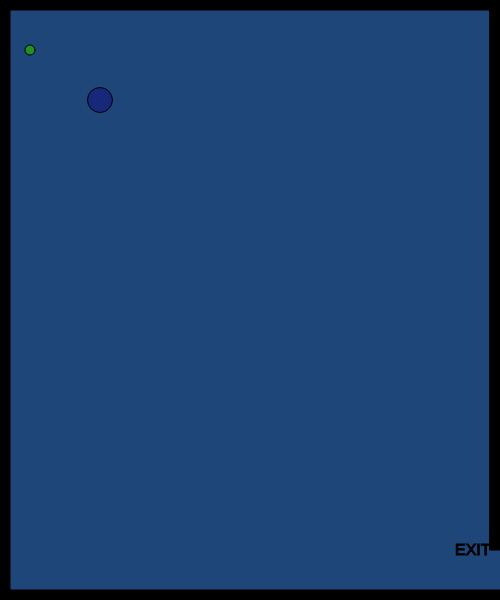
Frame 1 (no input)
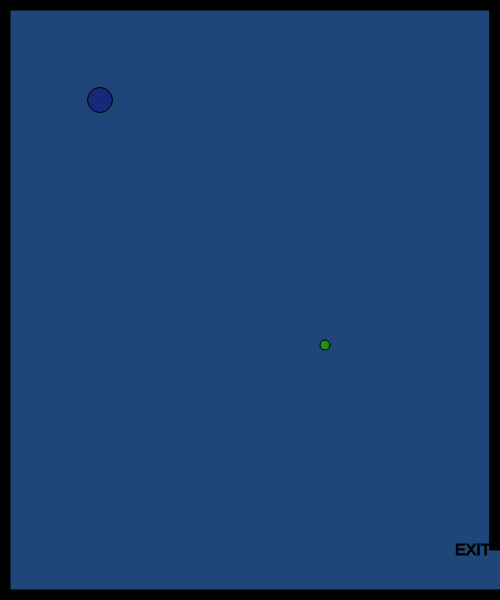
Frame 60 (no input)
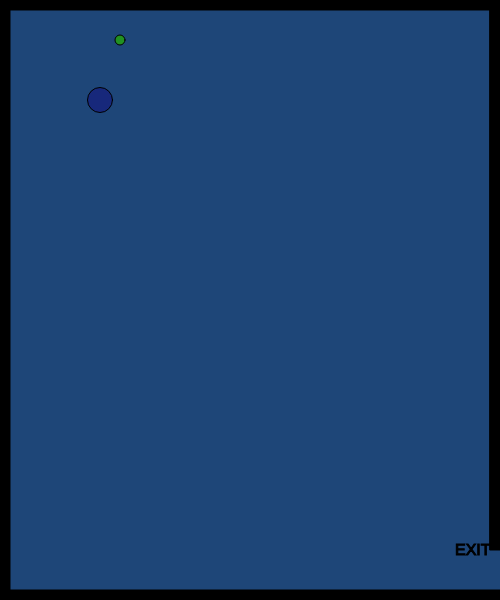
Frame 120 (the mouse pressed at the canvas centre since frame 60)

The p5.js sketch that drew these frames (run headless with seeded random() and noise() and a simulated clock; from frame 60 on, the mouse is pressed at the canvas centre):

// p5.js sketch
// ── sketch.js
var characterX = 100;
var characterY = 100;

var w = 87;
var s = 83;
var a = 65;
var d = 68;

var shapeX = 30;
var shapeY = 50;
var shapeXSpeed;
var shapeYSpeed;

var mouseShapeX;
var mouseShapeY;

function setup() {
    createCanvas(500, 600);

    shapeXSpeed = Math.floor(Math.random() * 5) + 1;
    shapeYSpeed = Math.floor(Math.random() * 5) + 1;
}

function draw() {
    background(30, 70, 120);

   
    stroke(0);
    fill(0);
    rect(0, 0, width, 10);
    rect(0, 0, 10, height);
    rect(0, height - 10, width, 10);
    rect(width - 10, 0, 10, height - 50);

    
    textSize(16);
    text("EXIT", width - 45, height - 45);

    
    fill(23, 40, 123);
    circle(characterX, characterY, 25);

    
    if (keyIsDown(w)) {
        characterY -= 10;
    }
    if (keyIsDown(s)) {
        characterY += 10;
    }
    if (keyIsDown(a)) {
        characterX -= 10;
    }
    if (keyIsDown(d)) {
        characterX += 10;
    }

    
    fill(34, 145, 34);
    circle(shapeX, shapeY, 10);

    shapeX += shapeXSpeed;
    shapeY += shapeYSpeed;

    if (shapeX > width) {
        shapeX = 0;
    }
    if (shapeX < 0) {
        shapeX = width;
    }
    if (shapeY > height) {
        shapeY = 0;
    }
    if (shapeY < 0) {
        shapeY = height;
    }

    
    if (characterX > width && characterY > height - 50) {
        fill(250);
        stroke(0);
        textSize(26);
        text("You WIn!", width / 2 - 50, height / 2 - 50);
    }

   
    fill(120, 130, 140);
    circle(mouseShapeX, mouseShapeY, 25);
}

function mouseClicked() {
    mouseShapeX = mouseX;
    mouseShapeY = mouseY;
}
